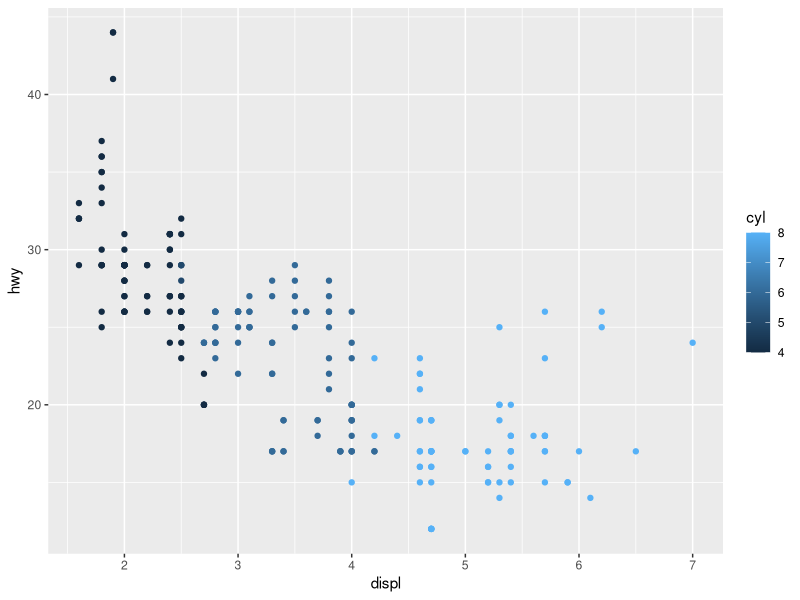
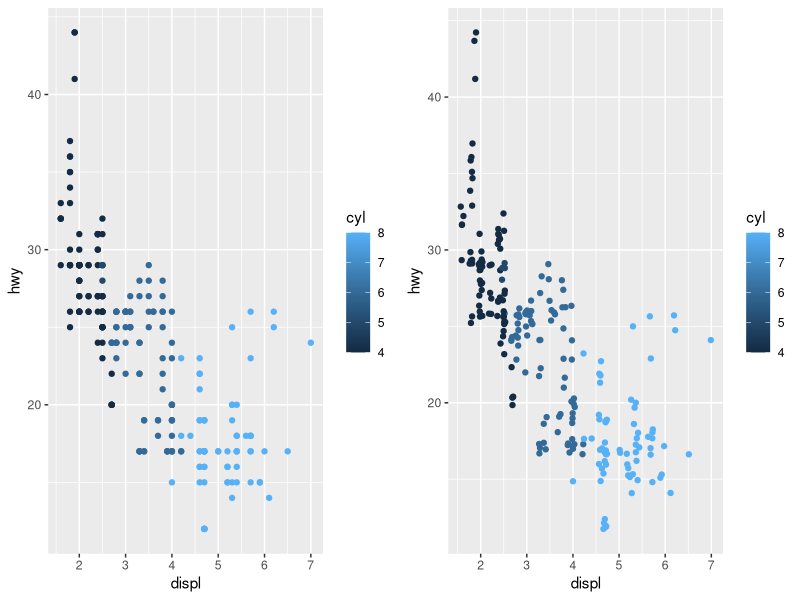
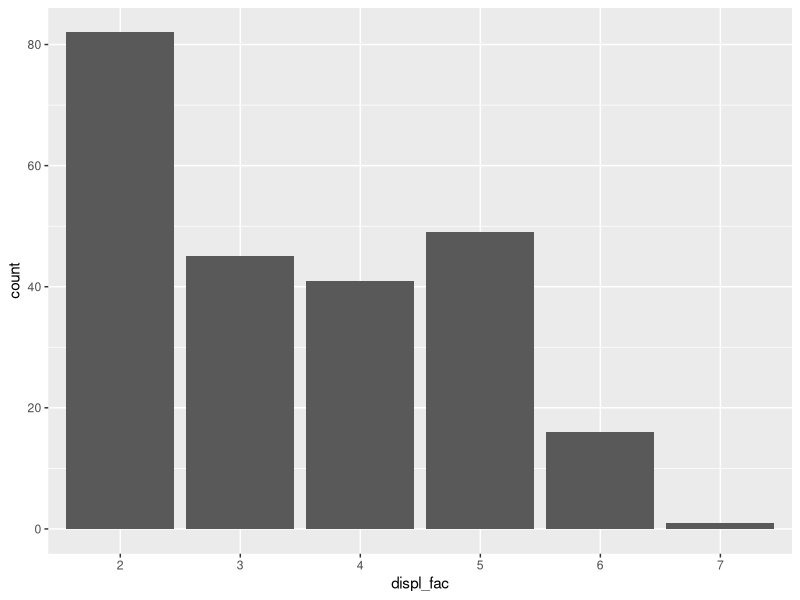
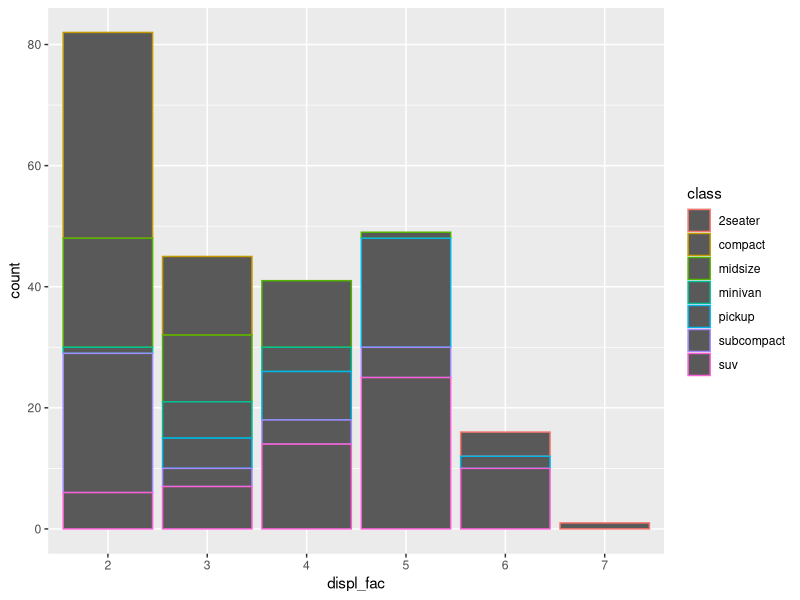
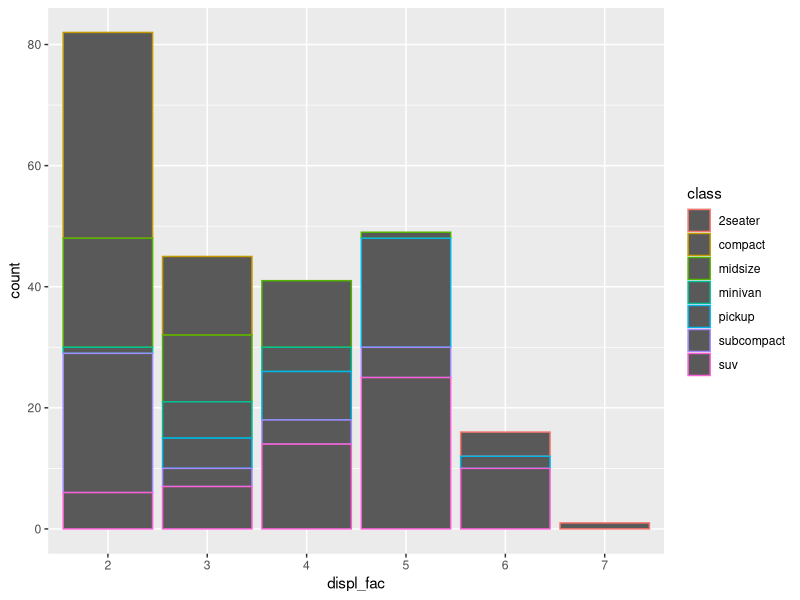
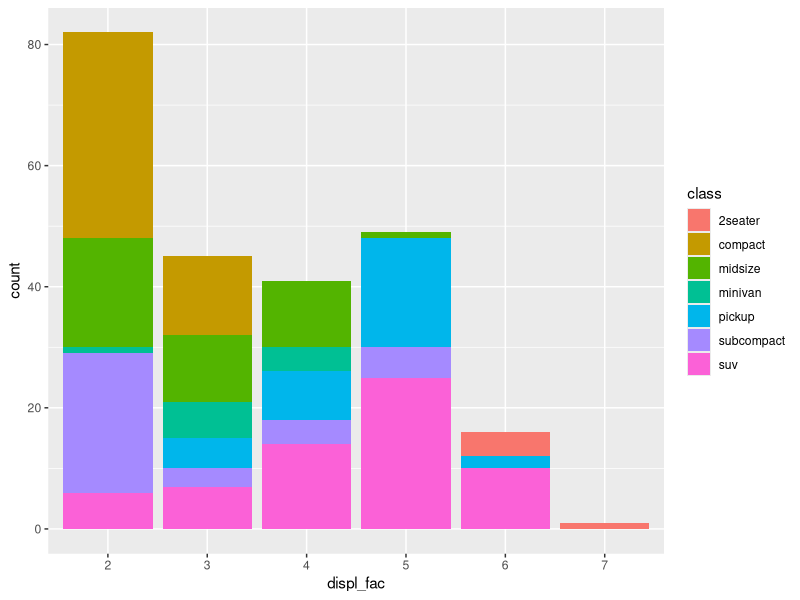
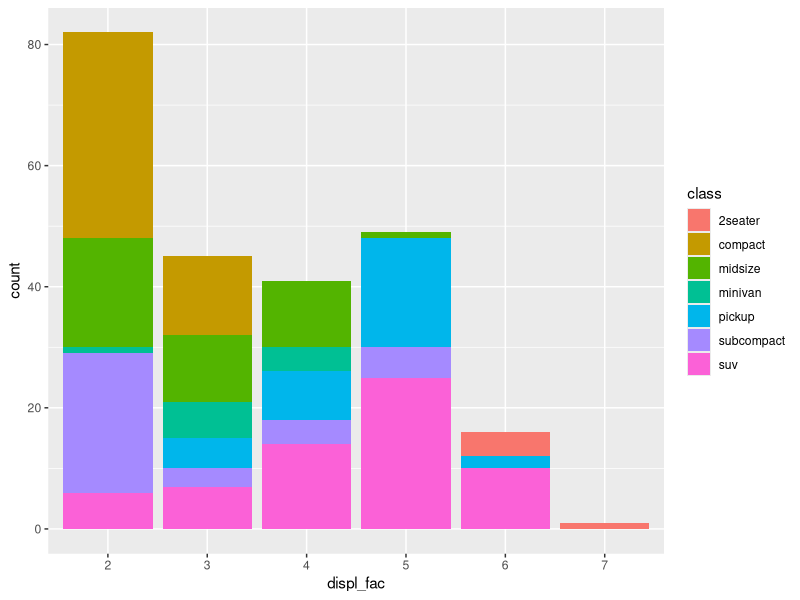
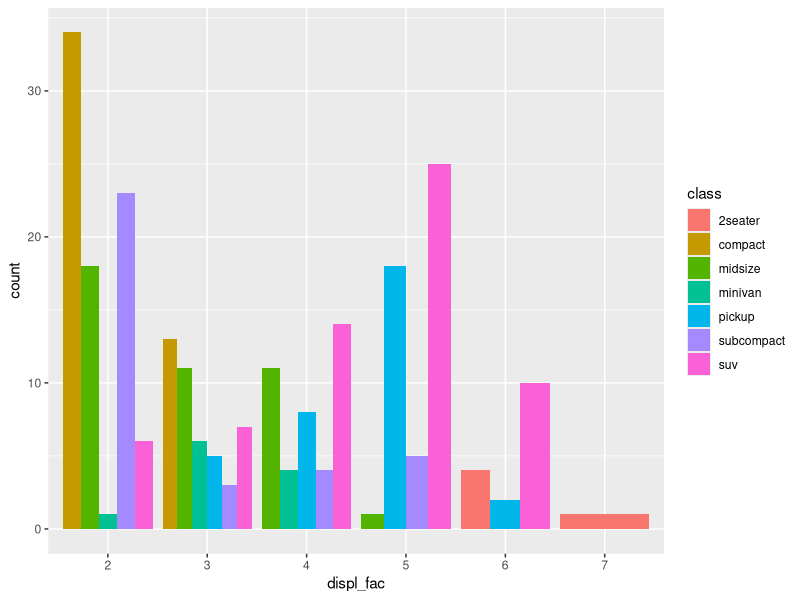

Recreate these plots in R, in order.
## ---- chunk 1
library(rmarkdown)
library(dplyr)
library(ggplot2)
knitr::opts_chunk$set(echo = TRUE)
knitr::opts_chunk$set(background = '718CBA')
knitr::opts_chunk$set(warning = FALSE)
## ---- chunk 2
library(ggplot2)
ggplot(mpg) + 
  aes(x = displ, y = hwy, color = cyl) +
  geom_point()
## ---- chunk 3
library(gridExtra)
a <- ggplot(mpg) + geom_point(aes(displ, hwy, color = cyl))  
b <- ggplot(mpg) + geom_point(aes(displ, hwy, color = cyl), position = "jitter")
grid.arrange(a, b, nrow = 1, ncol = 2)
## ---- chunk 4
mpg$displ_fac <- 
  as.factor(round(mpg$displ,0))
ggplot(mpg) + 
  geom_bar(aes(x = displ_fac))
## ---- chunk 5
ggplot(mpg) + 
  geom_bar(aes(x = displ_fac, color = class))
## ---- chunk 6
ggplot(mpg) + 
  geom_bar(aes(x = displ_fac, color = class))
## ---- chunk 7
ggplot(mpg) + 
  geom_bar(aes(x = displ_fac, fill = class))
## ---- chunk 8
ggplot(mpg) + 
  geom_bar(aes(x = displ_fac, fill = class))
## ---- chunk 9
ggplot(mpg) + 
  geom_bar(aes(x = displ_fac, fill = class),
           position = "dodge")
## ---- chunk 10
ggplot(mpg) + 
  geom_bar(aes(x = displ_fac, fill = class))
## ---- chunk 11
ggplot(mpg) + 
  geom_bar(aes(x = displ_fac, fill = class),
           position = "fill")  
## ---- chunk 12
ggplot(mpg) +
  geom_boxplot(aes(x = class, y = hwy))
## ---- chunk 13
ggplot(mpg) +
  geom_boxplot(aes(x = class, y = hwy)) +
  coord_flip()
## ---- chunk 14
ggplot(mpg, aes(x = class, fill = class)) +
  geom_bar()
## ---- chunk 15
ggplot(mpg, aes(x = class, fill = class)) +
  geom_bar() + coord_flip()
## ---- chunk 16
ggplot(mpg, aes(x = 1, fill = class)) + 
  geom_bar()
## ---- chunk 17
ggplot(mpg, aes(x = 1, fill = class)) + 
  geom_bar() + coord_polar(theta = "y")
## ---- chunk 18
ggplot(mpg, aes(x = "", fill = factor(class))) +
  geom_bar(width = 1) +
  theme(axis.line = element_blank(), plot.title = element_text(hjust=0.5)) +
  labs(fill = "class", x = NULL, y = NULL, 
       title = "Pie Chart of class", caption = "Source: mpg") +
  coord_polar(theta = "y", start=0)
